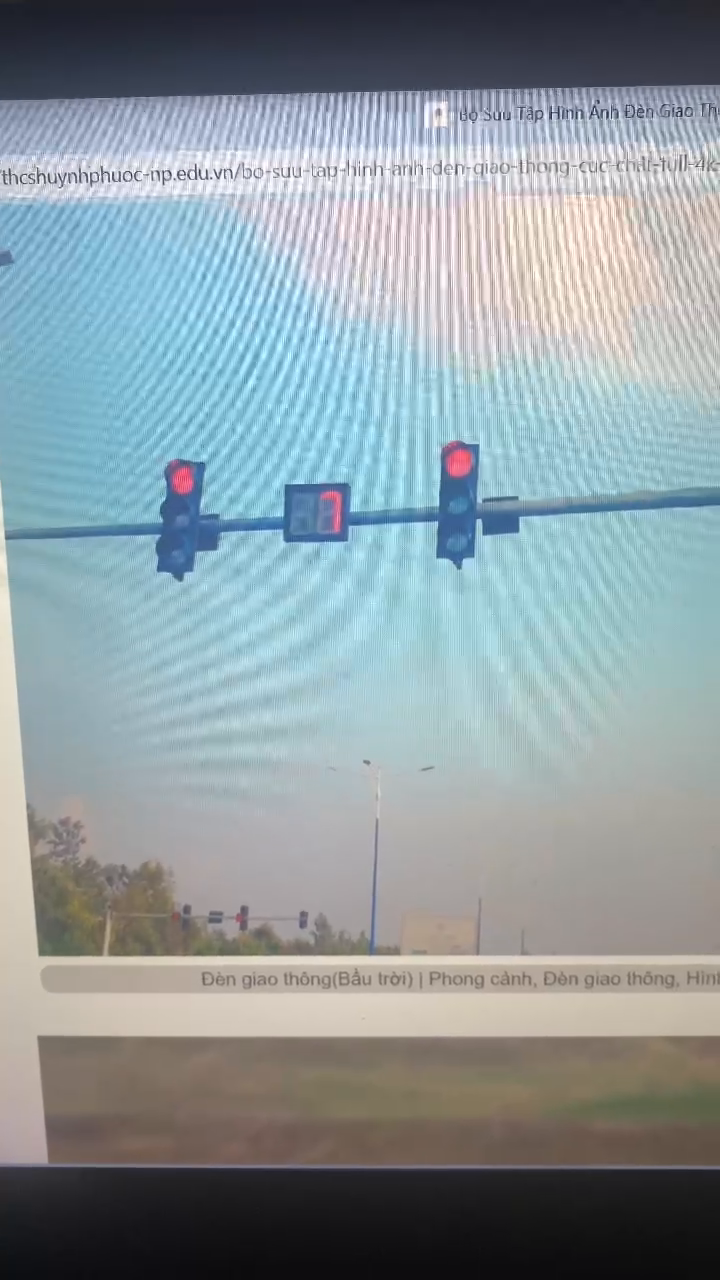
#> input picture frame 15 of TrafficLight-Detector-master/light/video.mp4, 720 x 1280 px
$ python main.py
#> lines starting #> are read from the running program, lines starting #| are printed output that depends on the picture; after the words box and inside, x2 and y2 are one past the last pixel; in counts of white or black regions, pixels touching at a corner belong together
#> further down, frame is the input picture: shape (1280, 720, 3); mean B, G, R 158.1, 153.1, 140.5
import cv2
import numpy as np

def detect(frame):
    font = cv2.FONT_HERSHEY_SIMPLEX
    cimg = frame.copy()
    hsv = cv2.cvtColor(frame, cv2.COLOR_BGR2HSV)
#> hsv: shape (1280, 720, 3); mean H, S, V 79.1, 48, 164.9

    # Định nghĩa khoảng màu
    lower_red1 = np.array([0, 100, 100])
    upper_red1 = np.array([10, 255, 255])
    lower_red2 = np.array([160, 100, 100])
    upper_red2 = np.array([180, 255, 255])
    lower_green = np.array([40, 50, 50])
    upper_green = np.array([90, 255, 255])
    lower_yellow = np.array([15, 150, 150])
    upper_yellow = np.array([35, 255, 255])

    mask1 = cv2.inRange(hsv, lower_red1, upper_red1)
#> mask1: shape (1280, 720); every value is 0
    mask2 = cv2.inRange(hsv, lower_red2, upper_red2)
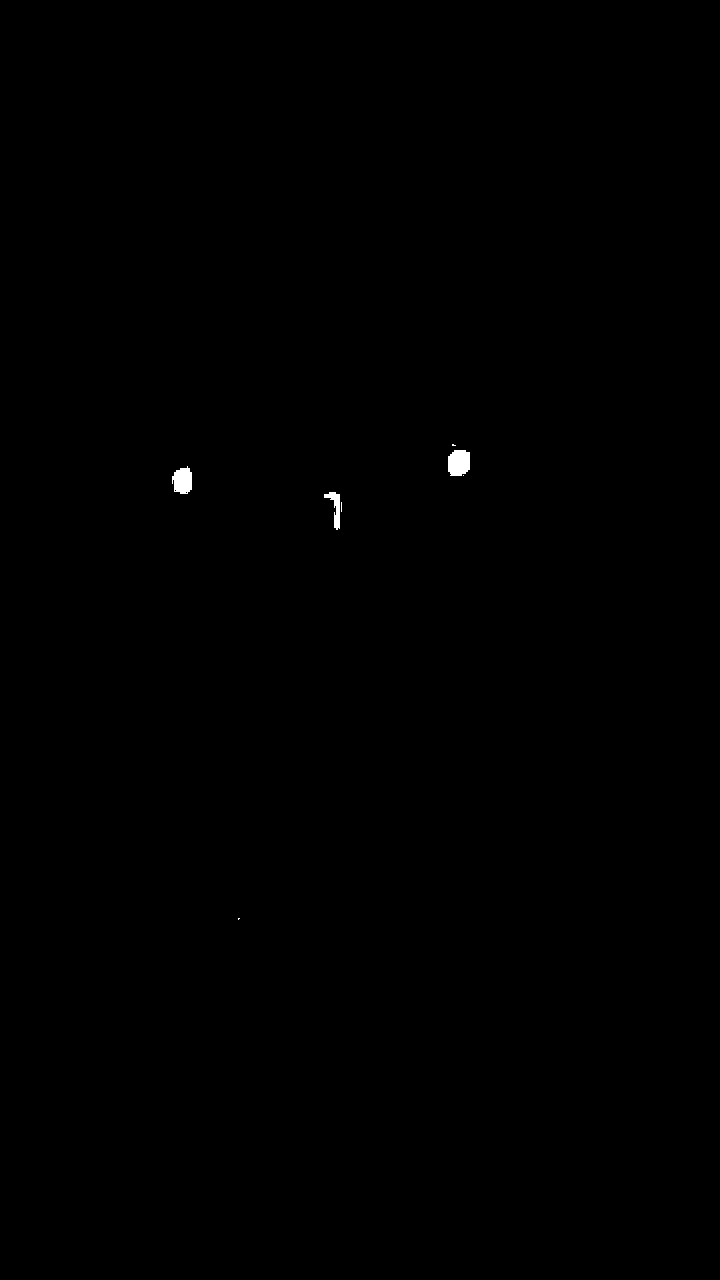
#> mask2: shape (1280, 720); 0.13% white; 7 white regions (4 under 20 px), largest, box (x1, y1, x2, y2) and area: (448, 450, 470, 476) 503, (172, 466, 192, 494) 432, (324, 492, 340, 530) 257
    maskg = cv2.inRange(hsv, lower_green, upper_green)
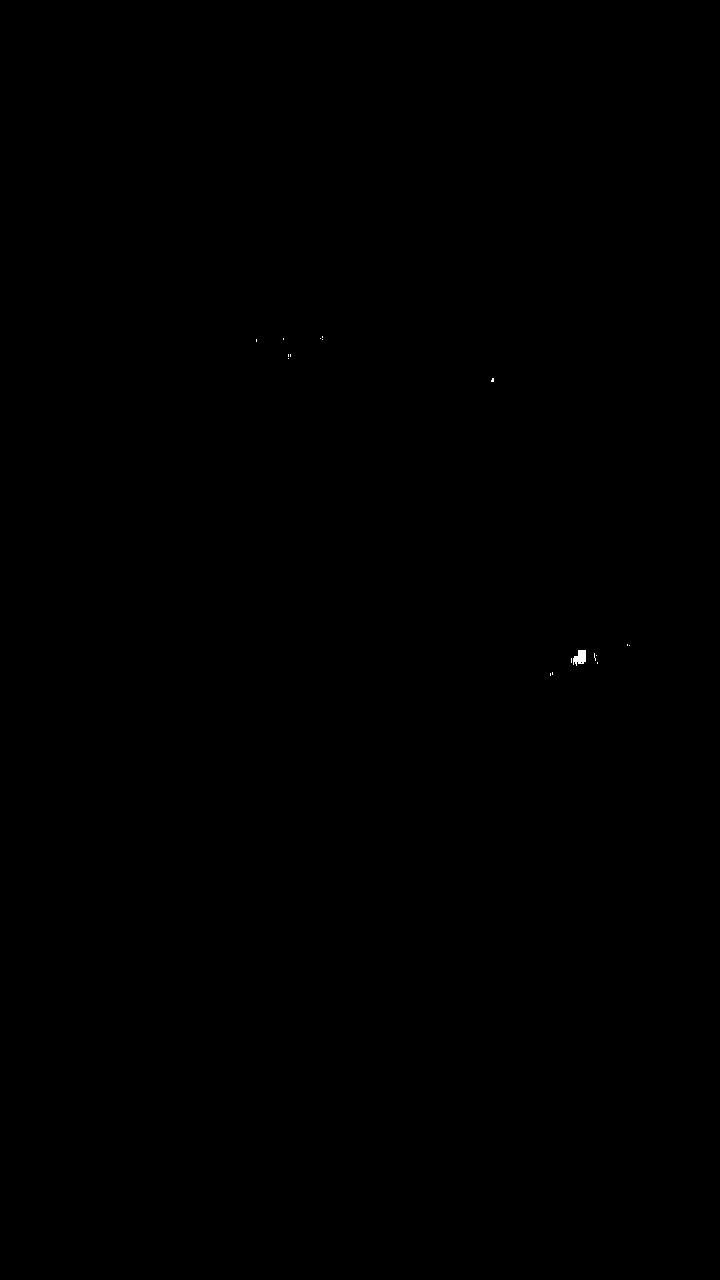
#> maskg: shape (1280, 720); 0.02% white; 18 white regions (17 under 20 px), largest, box (x1, y1, x2, y2) and area: (573, 650, 586, 666) 144
    masky = cv2.inRange(hsv, lower_yellow, upper_yellow)
    maskr = cv2.add(mask1, mask2)

    size = frame.shape
#> size = (1280, 720, 3)

    # Phát hiện hình tròn bằng HoughCircles
    r_circles = cv2.HoughCircles(maskr, cv2.HOUGH_GRADIENT, 1, 80, param1=50, param2=10, minRadius=0, maxRadius=30)
#> r_circles = [[181.5, 483.5, 9.6], [454.5, 466.5, 8]]
    g_circles = cv2.HoughCircles(maskg, cv2.HOUGH_GRADIENT, 1, 60, param1=50, param2=10, minRadius=0, maxRadius=30)
#> g_circles = [[575.5, 659.5, 5.5]]
    y_circles = cv2.HoughCircles(masky, cv2.HOUGH_GRADIENT, 1, 30, param1=50, param2=5, minRadius=0, maxRadius=30)
#> y_circles = None

    # Xử lý từng màu đèn
    def process_circles(circles, mask, color_name, text_color):
#> called with circles = array of shape (1, 2, 3), color_name = 'RED', text_color = (0, 0, 255)
        if circles is not None:
            circles = np.uint16(np.around(circles))
#> circles = [[182, 484, 10], [454, 466, 8]]
            for i in circles[0, :]:
                cv2.circle(cimg, (i[0], i[1]), i[2]+10, (0, 255, 0), 2)
                cv2.putText(cimg, color_name, (i[0], i[1]), font, 1, text_color, 2, cv2.LINE_AA)
#> this loop made 2 passes
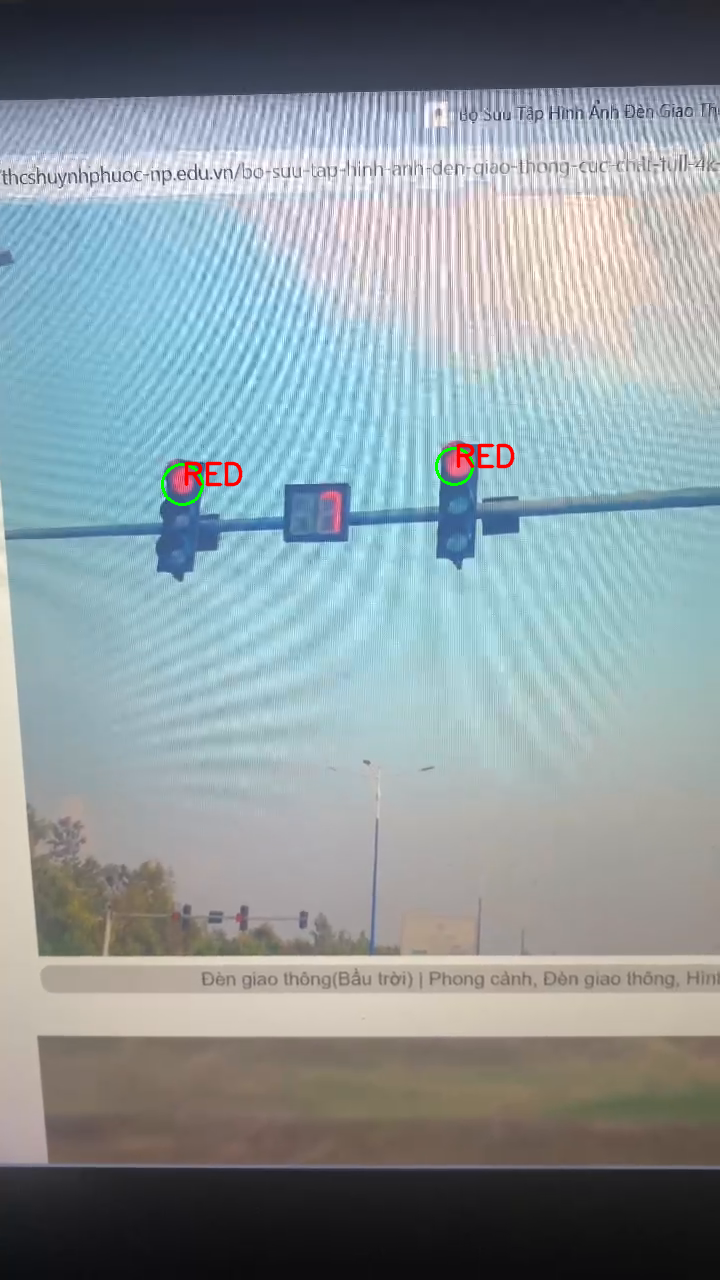
#> cimg: shape (1280, 720, 3); 0.27% of pixels changed, all inside (x1, y1, x2, y2) = (161, 443, 515, 506)

    process_circles(r_circles, maskr, "RED", (0, 0, 255))
    process_circles(g_circles, maskg, "GREEN", (0, 255, 0))
#> call 2 of process_circles, with circles = array of shape (1, 1, 3), color_name = 'GREEN', text_color = (0, 255, 0)
#> in process_circles (call 2), `circles = np.uint16(np.around(circles))`: circles = [[576, 660, 6]]
#> the loop in process_circles (call 2), `for i in circles[0, :]:` made 1 pass
#> after the loop in process_circles (call 2), `for i in circles[0, :]:`:
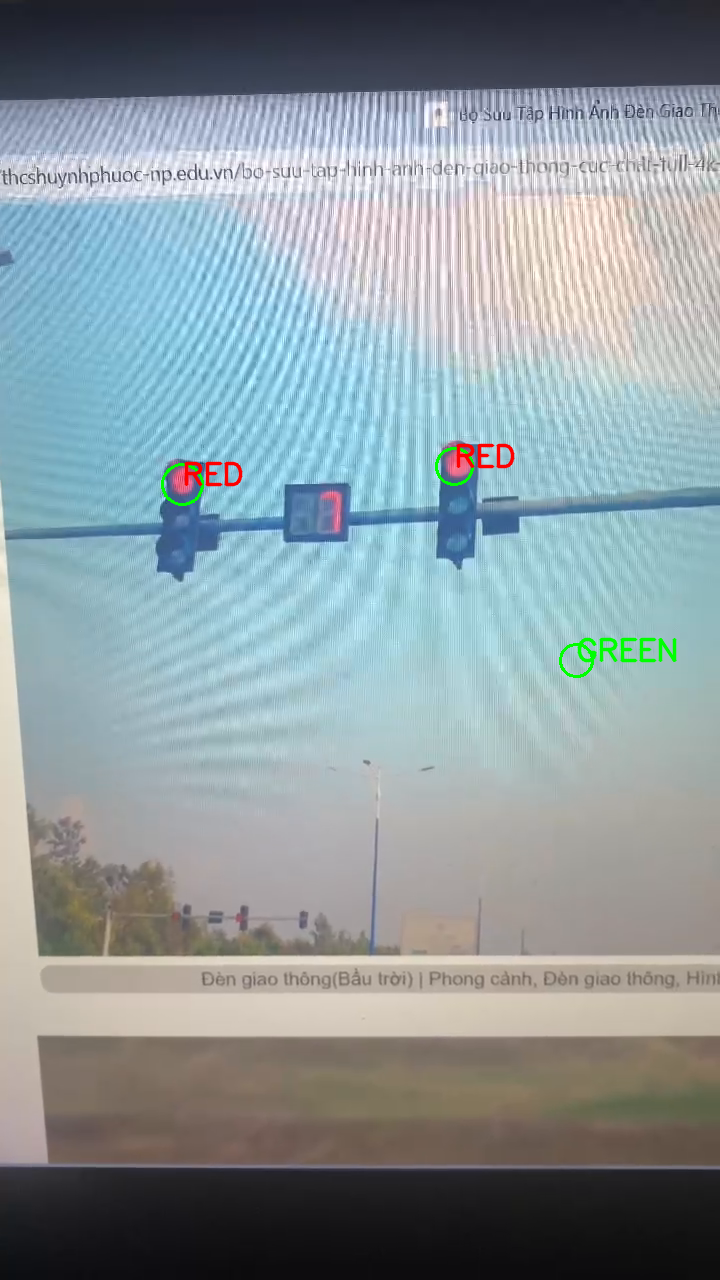
#> cimg: shape (1280, 720, 3); 0.19% of pixels changed, all inside (x1, y1, x2, y2) = (559, 637, 677, 678)
    process_circles(y_circles, masky, "YELLOW", (0, 255, 255))

    return cimg

if __name__ == '__main__':
    video_path = "../light/video.mp4"  # Thay bằng đường dẫn video của bạn
    cap = cv2.VideoCapture(video_path)

    while cap.isOpened():
        ret, frame = cap.read()
        if not ret:
            break

        result_frame = detect(frame)
        cv2.imshow("Traffic Light Detection", result_frame)

        if cv2.waitKey(1) & 0xFF == ord('q'):
#> (key q is pressed here)
            break

    cap.release()
    cv2.destroyAllWindows()
